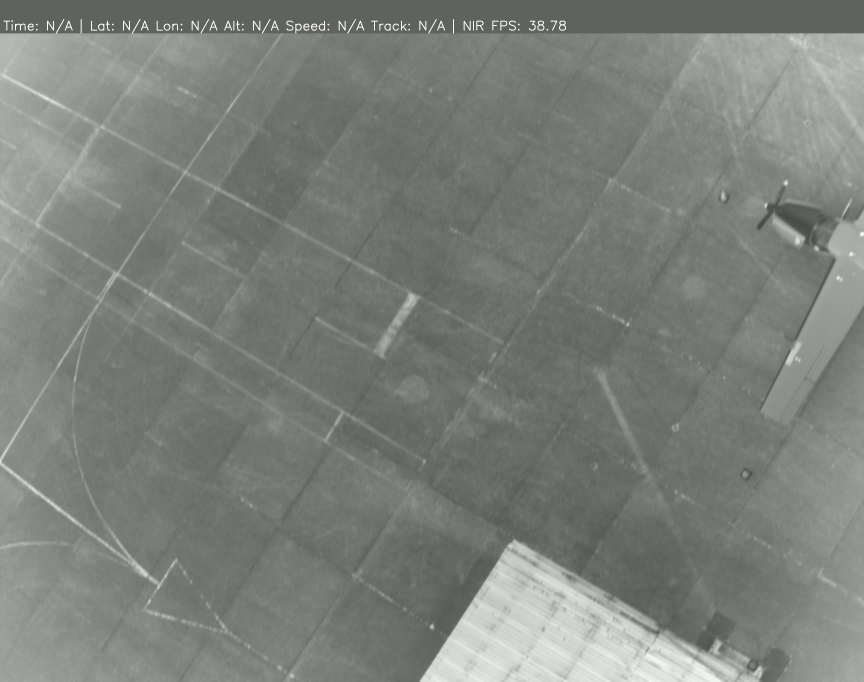
#> input picture Own_Data_Exploration/object detection/formato_coco/images/0b1d7039-frame_00133.png, 2592 x 2044 px, found by its file name (shown at 1/3 size); its folder holds only this picture in this run
$ jupyter execute --allow-errors Data_Exploration_land_cover.ipynb
#> lines starting #> are read from the running program, lines starting #| are printed output that depends on the picture
## 📌 Segmentación semantica de imagenes Aéreas(land cover)

El dataset contiene las siguientes clases, cada una representada por un color específico en las máscaras:

1. **Water (Agua)**
   - Color: `#50E3C2` (turquesa)

2. **Land (Unpaved area / Tierra no pavimentada)**
   - Color: `#F5A623` (naranja)

3. **Road (Carretera / Calle)**
   - Color: `#DE597F` (rosado oscuro)

4. **Building (Edificio)**
   - Color: `#D0021B` (rojo)

5. **Vegetation (Vegetación / Árboles, pasto, etc.)**
   - Color: `#417505` (verde)

6. **Unlabeled (Sin etiqueta / Background)**
   - Color: `#9B9B9B` (gris)

[cell 1]
import json

# --- Ruta al archivo JSON ---
ruta_json = "E:\MACHINE LEARNING\AVANZADO 1\VSFOLDER A1 PROYECT\OT-Detecci-n-de-objetos-VIS-NIR-ML-Colombia\Semantic segmentation dataset\classes.json"

# --- Leer el archivo ---
#> (the rest of this cell did not finish here and is left out)

Confirmamos que la informacion proporcionada por la pagina es la misma que contiene el archivo classes.json

Ahora bien, abriremos una imagen y su mascara para observar la forma en la que las mascaras estan desarrolladas.

[cell 2]
import cv2
import matplotlib.pyplot as plt

def mostrar_imagen_y_mascara(ruta_imagen, ruta_mascara):
    """
    Muestra una imagen y su máscara asociada lado a lado.

    Parámetros:
    ruta_imagen (str): Ruta de la imagen original.
    ruta_mascara (str): Ruta de la máscara correspondiente.
    """

    # --- Cargar la imagen ---
    img = cv2.imread(ruta_imagen)
    img = cv2.cvtColor(img, cv2.COLOR_BGR2RGB)  # OpenCV usa BGR -> convertimos a RGB

    # --- Cargar la máscara ---
    mask = cv2.imread(ruta_mascara)
    mask = cv2.cvtColor(mask, cv2.COLOR_BGR2RGB)

    # --- Mostrar ---
    plt.figure(figsize=(12,6))

    plt.subplot(1,2,1)
    plt.title("Imagen original")
    plt.imshow(img)
    plt.axis("off")

    plt.subplot(1,2,2)
    plt.title("Máscara")
    plt.imshow(mask)
    plt.axis("off")

    plt.show()

# 🔹 Ejemplo de uso:
ruta_imagen1 = "E:\MACHINE LEARNING\AVANZADO 1\VSFOLDER A1 PROYECT\OT-Detecci-n-de-objetos-VIS-NIR-ML-Colombia\Semantic segmentation dataset\Tile 1\images\image_part_001.jpg"
ruta_mascara1= "E:\MACHINE LEARNING\AVANZADO 1\VSFOLDER A1 PROYECT\OT-Detecci-n-de-objetos-VIS-NIR-ML-Colombia\Semantic segmentation dataset\Tile 1\masks\image_part_001.png"
#> (the rest of this cell did not finish here and is left out)

[cell 3]
import cv2
import os
import numpy as np
import matplotlib.pyplot as plt

def histograma_imagenes_y_mascaras(ruta_carpeta_imgs, ruta_carpeta_masks):
    """
    Lee todas las imágenes y máscaras de dos carpetas y genera histogramas
    de los 3 canales (R, G, B) acumulados para cada tipo.

    Parámetros:
    ruta_carpeta_imgs (str): Carpeta que contiene las imágenes originales.
    ruta_carpeta_masks (str): Carpeta que contiene las máscaras de segmentación.
    """
    def acumular_histogramas(ruta_carpeta):
        # Inicializar histogramas acumulados
        hist_r = np.zeros(256)
        hist_g = np.zeros(256)
        hist_b = np.zeros(256)

        for archivo in os.listdir(ruta_carpeta):
            if archivo.lower().endswith((".jpg", ".png", ".jpeg")):
                ruta_img = os.path.join(ruta_carpeta, archivo)

                # Leer imagen
                img = cv2.imread(ruta_img)
#> img is the input picture: shape (2044, 2592, 3); mean B, G, R 124.4, 127.4, 125.4
                if img is None:
                    continue

                # Convertir a RGB
                img = cv2.cvtColor(img, cv2.COLOR_BGR2RGB)

                # Calcular histogramas por canal
                hist_r += cv2.calcHist([img], [0], None, [256], [0,256]).flatten()
#> hist_r = 256 values, max 237172 at index 96, min 0 at index 0, mean 20695.5
                hist_g += cv2.calcHist([img], [1], None, [256], [0,256]).flatten()
#> hist_g = 256 values, max 237172 at index 98, min 0 at index 0, mean 20695.5
                hist_b += cv2.calcHist([img], [2], None, [256], [0,256]).flatten()
#> hist_b = 256 values, max 237172 at index 95, min 0 at index 0, mean 20695.5

        return hist_r, hist_g, hist_b

    # --- Calcular histogramas ---
    hist_r_imgs, hist_g_imgs, hist_b_imgs = acumular_histogramas(ruta_carpeta_imgs)
#> hist_r_imgs has the same summary as hist_r in acumular_histogramas; hist_g_imgs has the same summary as hist_g in acumular_histogramas; hist_b_imgs has the same summary as hist_b in acumular_histogramas
    hist_r_masks, hist_g_masks, hist_b_masks = acumular_histogramas(ruta_carpeta_masks)

    # --- Mostrar plots lado a lado ---
    plt.figure(figsize=(10,4))

    # Histograma de imágenes
    plt.subplot(1,2,1)
    plt.title("Histograma acumulado - Imágenes")
    plt.plot(hist_r_imgs, color="red", label="Rojo (R)")
    plt.plot(hist_g_imgs, color="green", label="Verde (G)")
    plt.plot(hist_b_imgs, color="blue", label="Azul (B)")
    plt.xlabel("Intensidad de píxel (0-255)")
    plt.ylabel("Frecuencia acumulada")
    plt.legend()

    # Histograma de máscaras
    plt.subplot(1,2,2)
    plt.title("Histograma acumulado - Máscaras")
    plt.plot(hist_r_masks, color="red", label="Rojo (R)")
    plt.plot(hist_g_masks, color="green", label="Verde (G)")
    plt.plot(hist_b_masks, color="blue", label="Azul (B)")
    plt.xlabel("Intensidad de píxel (0-255)")
    plt.ylabel("Frecuencia acumulada")
    plt.legend()

    plt.tight_layout()
    plt.show()

# 🔹 Ejemplo de uso:
import os

# Carpeta raíz del dataset
base_path = r"E:\MACHINE LEARNING\AVANZADO 1\VSFOLDER A1 PROYECT\OT-Detecci-n-de-objetos-VIS-NIR-ML-Colombia\Semantic segmentation dataset"

# Recorremos los 8 Tiles
#> (the rest of this cell did not finish here and is left out)

[cell 4]
import numpy as np

def histograma_global_imagenes(base_path, n_tiles=8):
    # Contadores globales de histogramas para R, G y B
#> called with n_tiles = 8
    hist_r_total = np.zeros(256)
    hist_g_total = np.zeros(256)
    hist_b_total = np.zeros(256)

    for i in range(1, n_tiles + 1):
        carpeta_img = os.path.join(base_path, f"Tile {i}", "images")

        # Recorremos todas las imágenes de la carpeta
        for img_name in os.listdir(carpeta_img):
            img_path = os.path.join(carpeta_img, img_name)
            img = cv2.imread(img_path)

            if img is None:
                continue  # saltar si no se pudo leer

            # Convertir de BGR (OpenCV) a RGB
            img = cv2.cvtColor(img, cv2.COLOR_BGR2RGB)

            # Calcular histogramas de cada canal
            hist_r, _ = np.histogram(img[:, :, 0], bins=256, range=(0, 256))
            hist_g, _ = np.histogram(img[:, :, 1], bins=256, range=(0, 256))
            hist_b, _ = np.histogram(img[:, :, 2], bins=256, range=(0, 256))

            # Sumar al acumulado global
            hist_r_total += hist_r
#> hist_r_total has the same summary as hist_r in acumular_histogramas
            hist_g_total += hist_g
#> hist_g_total has the same summary as hist_g in acumular_histogramas
            hist_b_total += hist_b
#> hist_b_total has the same summary as hist_b in acumular_histogramas

    # Plotear histograma global
    plt.figure(figsize=(9, 3))
    plt.plot(hist_r_total, color='red', label='Rojo')
    plt.plot(hist_g_total, color='green', label='Verde')
    plt.plot(hist_b_total, color='blue', label='Azul')
    plt.title("Histograma Global de las Imágenes (Tiles 1-8)")
    plt.xlabel("Valor de píxel (0-255)")
    plt.ylabel("Frecuencia")
    plt.legend()
    plt.grid(True)
    plt.show()
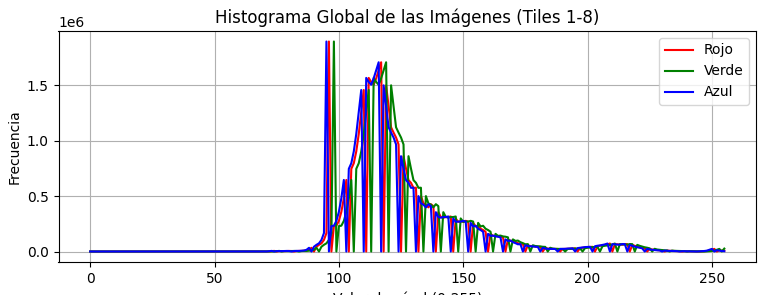
#> figure drawn by matplotlib, 1 panel; curve peaks at x = 96, y = 1897376; curve peaks at x = 98, y = 1897376; curve peaks at x = 95, y = 1897376

# ---------------------------
# Uso
# ---------------------------
base_path = r"E:\MACHINE LEARNING\AVANZADO 1\VSFOLDER A1 PROYECT\OT-Detecci-n-de-objetos-VIS-NIR-ML-Colombia\Semantic segmentation dataset"
histograma_global_imagenes(base_path, n_tiles=8)

[cell 5]
import cv2
import numpy as np
import matplotlib.pyplot as plt

# --- RUTAS: ajusta a tus archivos ---
ruta_imagen = r"E:\MACHINE LEARNING\AVANZADO 1\VSFOLDER A1 PROYECT\OT-Detecci-n-de-objetos-VIS-NIR-ML-Colombia\Semantic segmentation dataset\Tile 1\images\image_part_001.jpg"
ruta_mask = r"E:\MACHINE LEARNING\AVANZADO 1\VSFOLDER A1 PROYECT\OT-Detecci-n-de-objetos-VIS-NIR-ML-Colombia\Semantic segmentation dataset\Tile 1\masks\image_part_001.png"
# --- Diccionario de colores reales (BGR) ---
color_clases_reales = {
    "Land (unpaved area)": (246, 41, 132),   # rosa
    "Road": (228, 193, 110),                 # beige
    "Water": (41, 169, 226),                 # azul
    "Unlabeled": (155, 155, 155),            # gris
    "Vegetation": (58, 221, 254),            # celeste verdoso
    "Building": (152, 16, 60)                # rojo oscuro
}

# --- Leer ---
img_bgr = cv2.imread(ruta_imagen)
mask_bgr = cv2.imread(ruta_mask)

#> (the rest of this cell did not finish here and is left out)

Ahora buscaremos clasificar cada clase por carpeta para estudiar el comportamiento especifico de cada segmentacion.

[cell 6]
import cv2
import numpy as np
import os
from tqdm import tqdm

# --- Rutas ---
ruta_dataset = r"E:\MACHINE LEARNING\AVANZADO 1\VSFOLDER A1 PROYECT\OT-Detecci-n-de-objetos-VIS-NIR-ML-Colombia\Semantic segmentation dataset"
ruta_salida = os.path.join(ruta_dataset, "clases_segmentadas")
os.makedirs(ruta_salida, exist_ok=True)

# --- Diccionario de colores reales (BGR) ---
color_clases_reales = {
    "Land_unpaved": (246, 41, 132),   # rosa
    "Road": (228, 193, 110),          # beige
    "Water": (41, 169, 226),          # azul
    "Unlabeled": (155, 155, 155),     # gris
    "Vegetation": (58, 221, 254),     # celeste verdoso
    "Building": (152, 16, 60)         # rojo oscuro
}

# Crear carpetas para cada clase
for clase in color_clases_reales.keys():
    os.makedirs(os.path.join(ruta_salida, clase), exist_ok=True)

# --- Recorrer Tiles ---
tiles = [d for d in os.listdir(ruta_dataset) if d.startswith("Tile")]

for tile in tqdm(tiles, desc="Procesando Tiles"):
    ruta_tile = os.path.join(ruta_dataset, tile)
    ruta_imgs = os.path.join(ruta_tile, "images")
    ruta_masks = os.path.join(ruta_tile, "masks")

    imagenes = sorted(os.listdir(ruta_imgs))
    mascaras = sorted(os.listdir(ruta_masks))

    for img_name, mask_name in zip(imagenes, mascaras):
        ruta_img = os.path.join(ruta_imgs, img_name)
        ruta_mask = os.path.join(ruta_masks, mask_name)

        # Leer imagen y máscara
        img_bgr = cv2.imread(ruta_img)
        mask_bgr = cv2.imread(ruta_mask)

        if img_bgr is None or mask_bgr is None:
            print(f"⚠️ Error al leer {img_name} o {mask_name}")
            continue

        # --- Para cada clase, generar máscara y guardar ---
        for clase, bgr in color_clases_reales.items():
            b, g, r = bgr
            mask_bool = np.all(mask_bgr == (b,g,r), axis=-1)

            # Crear imagen segmentada
            seg_img = np.zeros_like(img_bgr)
            seg_img[mask_bool] = img_bgr[mask_bool]

            # Guardar
            salida_path = os.path.join(ruta_salida, clase, f"{tile}_{img_name}")
            cv2.imwrite(salida_path, seg_img)
